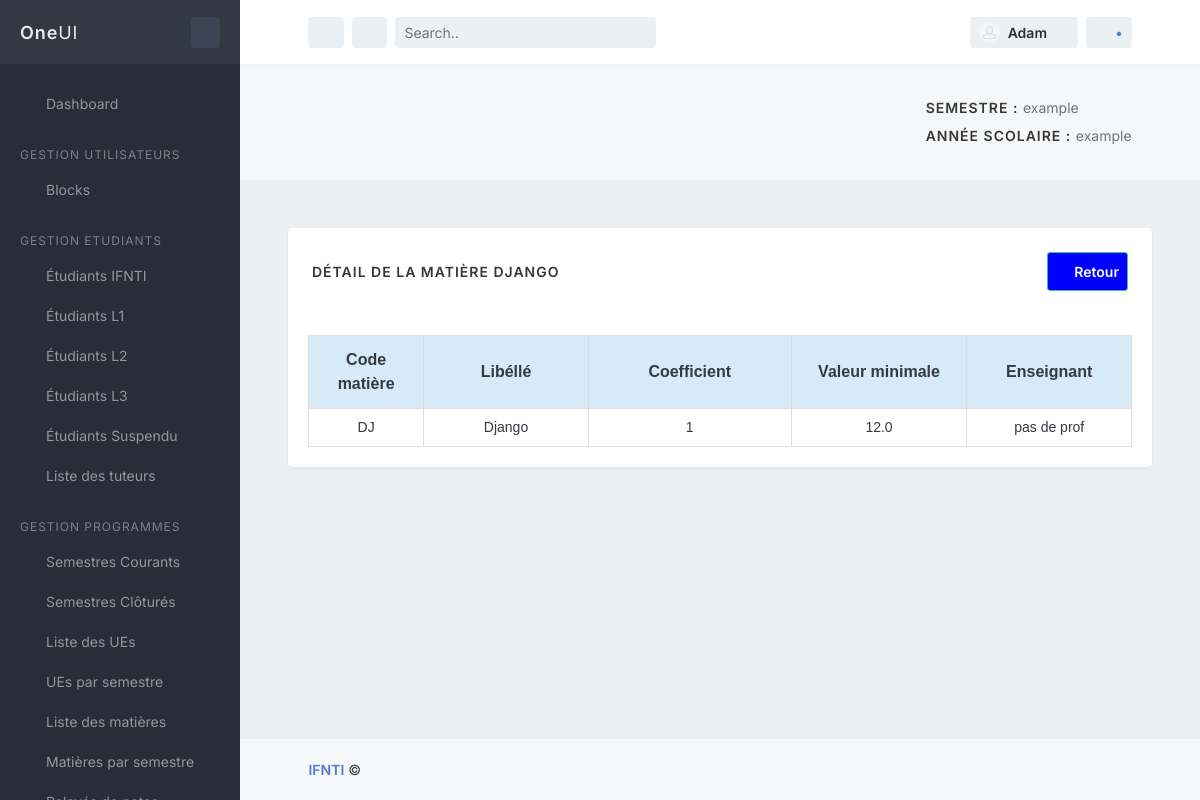
Screenshot of /main/detail_matiere/1/ with the database file from the repository.
### main/models.py (models this page shows, shortened)
class Matiere(models.Model):
    codematiere = models.CharField(max_length=50, verbose_name="Code de la matière")
    libelle = models.CharField(max_length=100)
    coefficient = models.IntegerField(null=True,  verbose_name="Coefficient", default="1")
    minValue = models.FloatField(null=True,  verbose_name="Valeur minimale",  default="7")
    enseignant = models.ForeignKey('Enseignant', on_delete=models.CASCADE,verbose_name="Enseignant",null=True, blank=True)
    ue = models.ForeignKey('Ue', on_delete=models.CASCADE)
    is_active = models.BooleanField(default=True, verbose_name="Actif")
    class Meta:
        verbose_name_plural = "Matières"

### main/views.py (the view)
# urls.py: path('detail_matiere/<int:id>/', views.detailMatiere, name='detail_matiere'),
def detailMatiere(request, id):
	matiere = get_object_or_404(Matiere, id=id)
	return render(request, "matieres/detailMatiere.html", {"matiere":matiere})

### main/templates/matieres/detailMatiere.html (shortened to what this page needs)
{% extends '../index.html' %}
{% block content %}
<div class="block block-rounded m-5">
    <div class="block-header p-4">
        <h3 class="block-title">Détail de la matière {{matiere.libelle}}</h3>
        <a class="btn btn-sm btn-success" href="{% url 'main:liste_des_matieres' %}" style="padding: 8px; float: right; background-color: blue; color: white;"><i class="fas fa-chevron-left fa-lg"></i>
            Retour</a>
    </div>
    <div class="block-content block-content-full">
                <table id="etudiant">
            <thead>
                <tr>
                    <th class="text-center" style="width: 14%;">Code matière</th>
                    <th class="text-center" style="width: 20%;">Libéllé</th>
                    <th class="text-center" style="width: 40px;">Coefficient</th>
                    <th class="text-center" style="width: 50px;">Valeur minimale</th>
                    <th class="text-center" style="width: 20%;">Enseignant</th>
                </tr>
            </thead>
            <tbody>
                <tr>
                    <td class="text-center font-size-sm">{{matiere.codematiere}}</td>
                    <td class="text-center font-size-sm">{{matiere.libelle}}</td>
                    <td class="text-center font-size-sm">{{matiere.coefficient}}</td>
                    <td class="text-center font-size-sm">{{matiere.minValue}}</td>
                    <td class="text-center font-size-sm">
                        {% if matiere.enseignant %}
                            {{matiere.enseignant}}
                        {% else %}
                            pas de prof
                        {% endif %}
                    </td>
                </tr>
            </tbody>
        </table>
    </div>
</div>
{% endblock %}

### main/templates/matieres/detailMatiere.html (style rules this page uses)
#etudiant { font-family: Arial, Helvetica, sans-serif; border-collapse: collapse; width: 100%; }
#etudiant td,#etudiant th { border: 1px solid #ddd; padding: 8px; }
#etudiant th { padding-top: 12px; padding-bottom: 12px; text-align: left; background-color: #d6eaf8; }

### rows the page displays
Matiere: libelle "DJANGO", codematiere "DJ", libelle "Django", coefficient "1", minValue "12.0"
